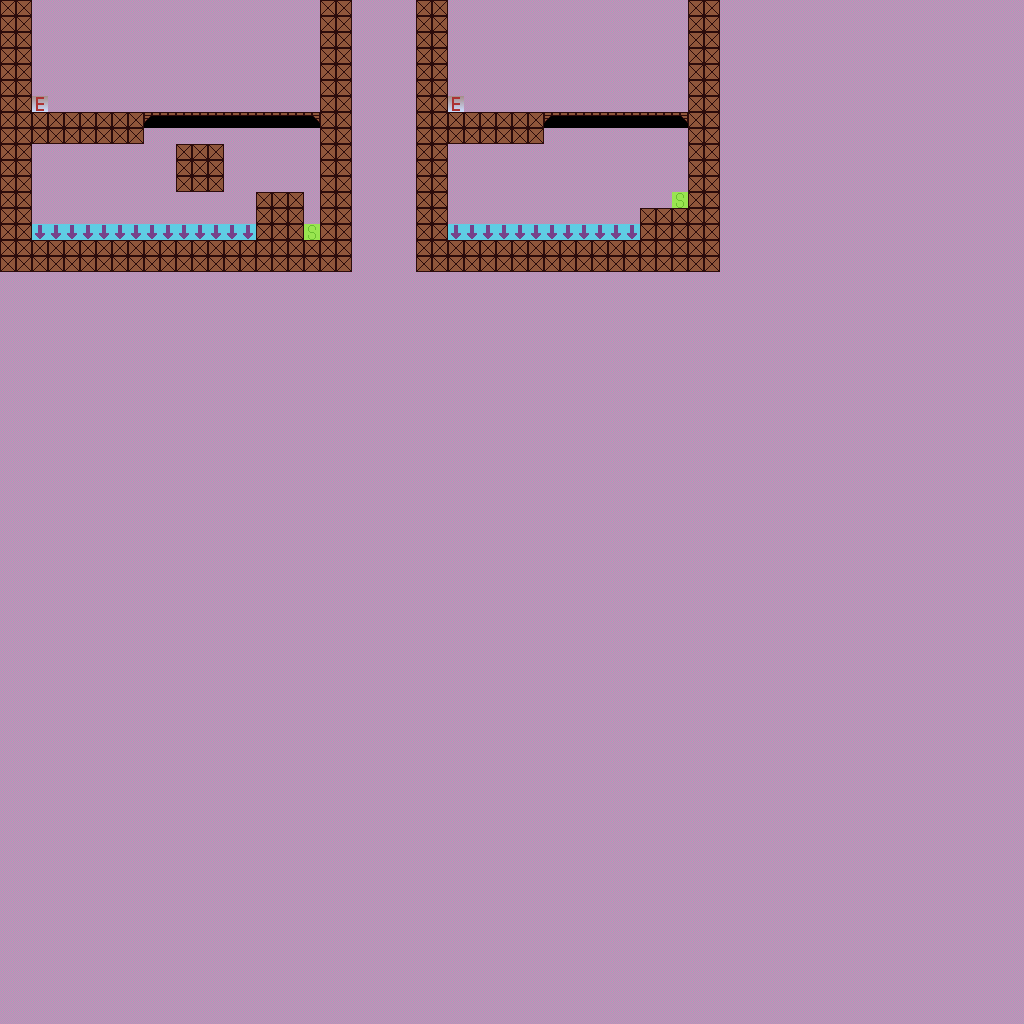

Tiled map render using the project's own tile images. Description and the map definition, with tile-layer contents summarised, below:
An orthogonal 64x64 tile map with 16x16 px tiles, 1 tile layer (ground), 2 tilesets.

<map version="1.8" tiledversion="1.8.2" orientation="orthogonal" renderorder="right-down" width="64" height="64" tilewidth="16" tileheight="16" infinite="0" nextlayerid="5" nextobjectid="1">
 <tileset firstgid="1" source="prototype_tileset.tsx" />
 <tileset firstgid="65" source="basic_tileset.tsx" />
 <layer id="1" name="ground" width="64" height="64">
  <data>[4096 cells, 4096 non-empty, 8 distinct tile ids]</data>
 </layer>
 <objectgroup id="4" name="Collision" />
</map>
